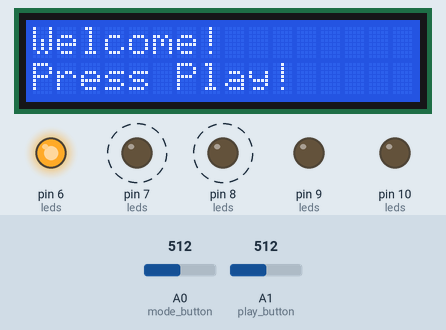
Simulated run of this sketch. Board: Arduino Nano, built with avr-gcc and run on an emulated ATmega328P. On the bench: 16×2 character LCD, output pins drawn as LEDs (lit = HIGH). Dashed ring = blinking. The test bench sets the inputs (shaded band); at power-on: A1 (play_button) = 512, A0 (mode_button) = 512. Random numbers use the default seed unless the sketch sets one; what the sketch prints to the serial monitor is not drawn.

Above: at 0.25 s.
1.3 s: A1 (play_button) set to 792
At 1.62 s:
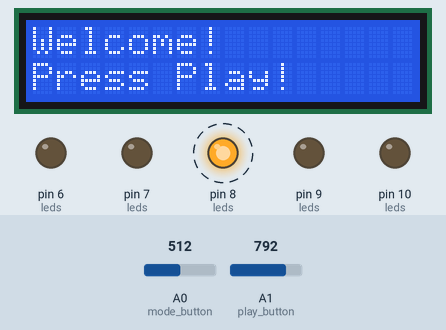
2.8 s: A1 (play_button) set to 815
At 4.7 s:
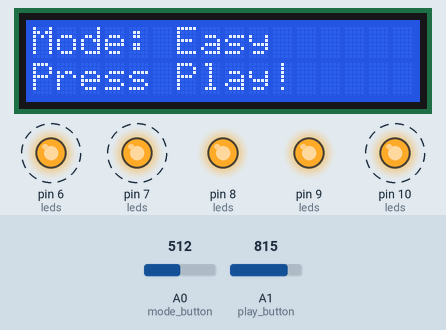
5.8 s: A1 (play_button) set to 790
7.6 s: A0 (mode_button) set to 786
9.1 s: A0 (mode_button) set to 813
At 9.5 s:
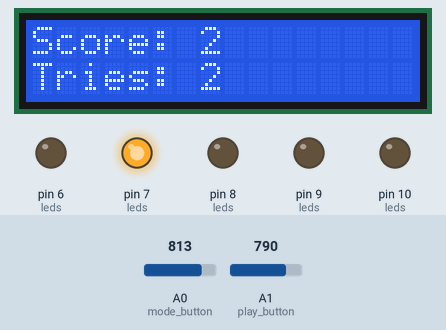
Timing chart, 0 to 12.7 s (numbered marks = the images above; inputs shaded):
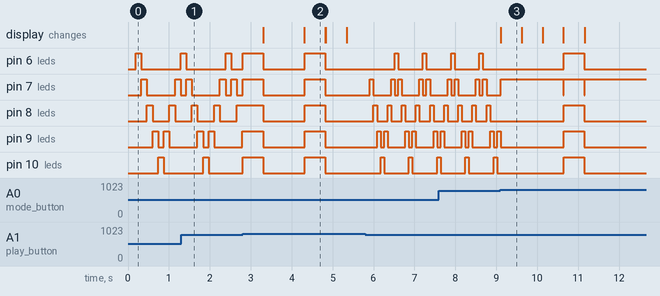

Measured:
- the behaviour switches between 800 and 801 on A1 (play_button) (found by bisection; images 1 and 2)
- the behaviour switches between 800 and 801 on A0 (mode_button) (found by bisection; images 2 and 3)
- after the input at 2.8 s, the display: first changes after 0.51 s (image 2 shows a later state)
- after the input at 9.1 s, the display: changes at once (image 3)
- what the display in image 2 shows lasts 0.5 s, from 4.3 s to 4.8 s

The sketch:

cyclone_game.ino
```cpp
#include <LiquidCrystal.h>

const int rs = 12, en = 11, d4 = 5, d5 = 4, d6 = 3, d7 = 2; // LCD pins
LiquidCrystal lcd(rs, en, d4, d5, d6, d7); // Regestering LCD pins

const int red1 = 6, yellow1 = 7, green = 8, yellow2 = 9, red2 = 10; //LED pins
int leds[] = { // Array of LEDS

    red1, yellow1, green,
    yellow2, red2

};

const int mode_button = A0, play_button = A1; // Button pins

enum Modes { // Modes
  EASY,
  HARD,
  MASTER
};

enum Areas { // Different areas
  MENU,
  MODE_SELECT,
  INGAME,
  CREDITS
};

Modes mode = EASY; // Deffining the mode as Easy
Areas current_area = MENU; // The first area is the menu

int timer = 0, numofled = 0; // Variables related that are used for the cycling of the LEDs
bool high = false, on = false;

int score, tries; // Variables for the players Score and how many tries they have left

int delay1 = 200, delay2 = 100, delay3 = 10, delay4 = 50, easy_mode_delay = 8, hard_mode_delay = 5, master_mode_delay = 4; //delay presets
int credits = 0;

void ledOn(int index) { // Turns off all LEDs except for one, indicated by the index variable

  for (int i = 0; i < 5; i++) {
    if (index - 1 != i) digitalWrite(leds[i], LOW);
    else digitalWrite(leds[i], HIGH);
  }

}

void allLedsOff() { // Turns all LEDs off
  for (int i = 0; i < 5; i++) {
    digitalWrite(leds[i], LOW);
  }
}

void allLedsOn() { // Turns all LEDs on
  for (int i = 0; i < 5; i++) {
    digitalWrite(leds[i], HIGH);
  }
}

void displayMessage(String message1, String message2, bool clear) { // Displays two row message

  if (clear) lcd.clear();
  lcd.setCursor(0,0);
  lcd.print(message1);
  lcd.setCursor(0,1);
  lcd.print(message2);

}

void displayMessage(String message1, int message2, bool clear) { // Displays two row message

  if (clear) lcd.clear();
  lcd.setCursor(0,0);
  lcd.print(message1);
  lcd.setCursor(0,1);
  lcd.print(message2);

}

bool pressed(int button_pin) {

  if (analogRead(button_pin) > 800) return true;
  return false;

}

void setup() {

  lcd.begin(16, 2); // Initiates LCD

  for (int i = 0; i < 5; i++) { // Sets all LED pins as output
    pinMode(leds[i], OUTPUT);
  }

  pinMode(mode_button, INPUT); // Setting the mode button as an input
  pinMode(play_button, INPUT); // Setting the play button as an input

  allLedsOff(); // Turns all leds off

  Serial.begin(9600);

}

void loop() { // Loops infinately

  Serial.println(analogRead(play_button));
  Serial.println(analogRead(mode_button));

  if (current_area == MENU) { // While in the Menu
    timer++;
    if (timer == delay3 && !on) { // Led animation
        if (!high) numofled++;
        else numofled--;
        ledOn(numofled);
        timer = 0;
        if (numofled == 1) high = false;
        else if (numofled == 5) high = true;
    } else if (timer == delay4 && on) { // Stays on led for 1 second
      on = false;
      timer = 0;
    }
    ledOn(numofled);
    displayMessage("Welcome!", "Press Play!", false);
    if (pressed(mode_button) && pressed(play_button)) { // If you hit both mode and play it sends you to the credits
      lcd.clear();
      allLedsOn();
      delay(500);
      allLedsOff();
      current_area = CREDITS;
      timer = 0;
    }else if (pressed(play_button)) { // If the second button is pressed, go to the Mode Selection Menu
      allLedsOn();
      delay(500);
      allLedsOff();
      displayMessage("Chose Your Mode!", "", true);
      delay(1000);
      displayMessage("Mode: Easy", "Press Play!", true);
      mode = EASY;
      current_area = MODE_SELECT;
      timer = 0;
      numofled = 1;
    } else if (pressed(mode_button)) { // Stops the LED
      on = true;
      timer = 0;
    }

  } else if (current_area == MODE_SELECT) { // If in the Mode Selection Menu

    if (pressed(mode_button)) { // If the first button is pressed go to the next mode and displays that mode

      if (mode == EASY) {
        numofled = 0;
        high = false;
        timer = 0;
        displayMessage("Mode: Hard", "Press Play!", true);
        allLedsOn();
        mode = HARD;
        delay(500);
        allLedsOff();

      } else if (mode == HARD) {

        numofled = 0;
        high = false;
        timer = 0;
        displayMessage("Mode: Master", "Press Play!", true);
        allLedsOn();
        mode = MASTER;
        delay(500);
        allLedsOff();

      } else if (mode == MASTER) {
        numofled = 0;
        high = false;
        timer = 0;
        displayMessage("Mode: Easy", "Press Play!", true);
        allLedsOn();
        mode = EASY;
        delay(500);
        allLedsOff();

      }
    }

    if (pressed(play_button)) { // If the second button is pressed, start game and set the score to 0 and set the tries value to 5

      allLedsOn();
      delay(500);
      allLedsOff();
      displayMessage("Score: 0", "Tries: 5", true);
      tries = 5;
      score = 0;
      current_area = INGAME;

    }
  } else if (current_area == INGAME) { // If the player is playing the game
    int del = 0; // Sets delay time according to the mode
    timer++;
    switch (mode) {
      case EASY:
      del = easy_mode_delay;
      break;
      case HARD:
      del = hard_mode_delay;
      break;
      case MASTER:
      del = master_mode_delay;
      break;
    }
    if (tries != 0) { // If the player has more than 0 tries
      if (timer == del) { // Go to the next LED in the series, back and forth
        if (!high) numofled++;
        else numofled--;
        ledOn(numofled);
        timer = 0;
        if (numofled == 1) high = false;
        else if (numofled == 5) high = true;
      }
    } else { // If the player's tries have ran out, display score until they press the play button
      displayMessage("Your Score was:", score, false);
      if (pressed(play_button) || pressed(mode_button)) {
        current_area = MENU;
        lcd.clear();
        allLedsOn();
        delay(500);
        allLedsOff();
        timer = 0;
      }
    }

    if ((pressed(play_button) || pressed(mode_button)) && tries != 0) { // If the button is pressed, add score depending on Mode and color, and descrease tries
      tries-=1; // Subtract one from the tries
      /* If the LED is green, add 10 if on Easy mode, add 25 on Hard mode, and add 50 if on Master mode
      If the LED is yellow, add one fifth of the green LED point value
      If the LED is red, add no points
      */
      if (mode == EASY) {
        if (numofled == 3) {

          int chance = random(4) + 1;
          if (chance != 4) {
            score += 10;
          } else {
            if (high) numofled--;
            else numofled++;
            ledOn(numofled);
            score+=2;
          }

        } else if (numofled == 2 || numofled == 4) {

          score += 2;

        }
      } else if (mode == HARD) {
        if (numofled == 3) {

          int chance = random(4) + 1;
          if (chance != 24) {
            score += 25;
          } else {
            if (high) numofled--;
            else numofled++;
            ledOn(numofled);
            score+=5;
          }

        } else if (numofled == 2 || numofled == 4) {

          score += 5;

        }
      } else {
        if (numofled == 3) {

          score += 50;

        } else if (numofled == 2 || numofled == 4) {

          score += 10;

        }
      }
      lcd.setCursor(7, 0); // Displays score
      lcd.print(score);
      lcd.setCursor(7, 1); // Displays tries
      lcd.print(tries);
      delay(500); // Wait 500 milliseconds
      if (tries == 0) {
        lcd.clear();
        timer = 0;
        allLedsOff();
      }
    }

  } else if (current_area == CREDITS) { //Displays credits

    timer++;
    if (timer == delay2) {
      credits++;
      lcd.clear();
      timer = 0;
    }
    if (credits == 0) displayMessage("Game By:", "Grant Cox", false);
    else if (credits == 1) displayMessage("Coded In:", "C/C++", false);
    else if (credits == 2) displayMessage("File Length:", "334 lines", false);
    else if (credits == 3) displayMessage("Micro Processor:", "Arduino Nano", false);
    else if (credits == 4) displayMessage("For more info", "Go to my website", false);
    else if (credits == 5) displayMessage("Thank You", "For Playing!", false);
    else {
      current_area = MENU;
      lcd.clear();
      credits = 0;
      timer = 0;
      numofled = 1;
      allLedsOff();
      on = false;
    }
    if (pressed(play_button) || pressed(mode_button)) { // if any button is pressed then go back to the menu
      current_area = MENU;
      lcd.clear();
      credits = 0;
      timer = 0;
      numofled = 1;
      allLedsOn();
      delay(500);
      allLedsOff();
      on = false;
    }

  }
  delay(10);
}
```
